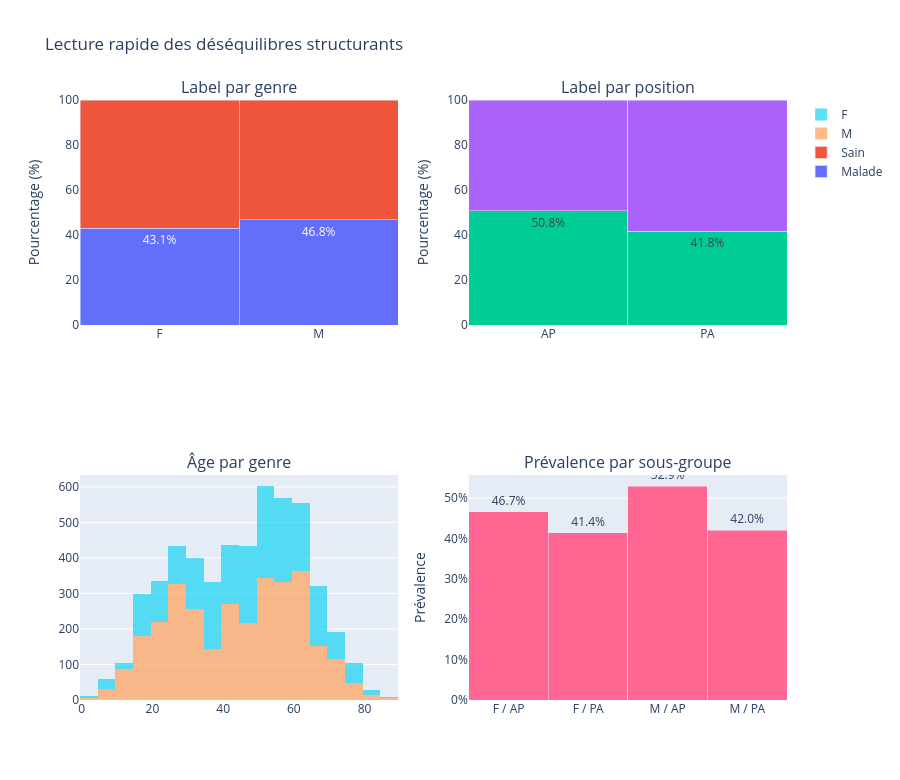

Notebook code cell kept with this figure:
### Markdown cell above
### 1.2 Analyse descriptive et biais initiaux

### Code cell
# === Analyse descriptive visuelle (style mi-projet) ===

fig = make_subplots(
    rows=2, cols=2,
    subplot_titles=[
        'Label par genre', 'Label par position',
        'Âge par genre', 'Prévalence par sous-groupe'
    ],
    specs=[[{'type': 'bar'}, {'type': 'bar'}],
           [{'type': 'histogram'}, {'type': 'bar'}]]
)

ct_gender = pd.crosstab(df['Patient Gender'], df['label'], normalize='index') * 100
fig.add_trace(
    go.Bar(
        x=ct_gender.index.tolist(),
        y=ct_gender['malade'].tolist(),
        text=ct_gender['malade'].round(1).astype(str) + '%',
        textposition='outside',
        name='Malade',
    ),
    row=1,
    col=1,
 )
fig.add_trace(
    go.Bar(
        x=ct_gender.index.tolist(),
        y=ct_gender['sain'].tolist(),
        text=ct_gender['sain'].round(1).astype(str) + '%',
        textposition='outside',
        name='Sain',
    ),
    row=1,
    col=1,
 )

ct_pos = pd.crosstab(df['View Position'], df['label'], normalize='index') * 100
fig.add_trace(
    go.Bar(
        x=ct_pos.index.tolist(),
        y=ct_pos['malade'].tolist(),
        text=ct_pos['malade'].round(1).astype(str) + '%',
        textposition='outside',
        name='Malade',
        showlegend=False,
    ),
    row=1,
    col=2,
 )
fig.add_trace(
    go.Bar(
        x=ct_pos.index.tolist(),
        y=ct_pos['sain'].tolist(),
        text=ct_pos['sain'].round(1).astype(str) + '%',
        textposition='outside',
        name='Sain',
        showlegend=False,
    ),
    row=1,
    col=2,
 )

for gender in ['M', 'F']:
    ages = df.loc[df['Patient Gender'] == gender, 'Patient Age']
    fig.add_trace(
        go.Histogram(
            x=ages,
            name=gender,
            opacity=0.7,
            nbinsx=30,
        ),
        row=2,
        col=1,
    )

ct_cross = df.groupby(['Patient Gender', 'View Position'])['label_binary'].mean().reset_index()
ct_cross['group'] = ct_cross['Patient Gender'] + ' / ' + ct_cross['View Position']
ct_cross['prevalence_pct'] = (100 * ct_cross['label_binary']).round(1)
fig.add_trace(
    go.Bar(
        x=ct_cross['group'].tolist(),
        y=ct_cross['label_binary'].tolist(),
        text=ct_cross['prevalence_pct'].astype(str) + '%',
        textposition='outside',
        showlegend=False,
    ),
    row=2,
    col=2,
 )

fig.update_yaxes(title_text='Pourcentage (%)', range=[0, 100], row=1, col=1)
fig.update_yaxes(title_text='Pourcentage (%)', range=[0, 100], row=1, col=2)
fig.update_yaxes(title_text='Prévalence', tickformat='.0%', row=2, col=2)
fig.update_layout(
    barmode='stack',
    height=780,
    template='plotly',
    title_text='Lecture rapide des déséquilibres structurants',
)
fig.show()

stats = pd.DataFrame({
    'Indicateur': ['Taux de maladie', 'Hommes', 'PA', 'Âge moyen', 'Âge médian'],
    'Valeur': [
        f"{(df['label'] == 'malade').mean():.2%}",
        f"{(df['Patient Gender'] == 'M').mean():.2%}",
        f"{(df['View Position'] == 'PA').mean():.2%}",
        f"{df['Patient Age'].mean():.1f}",
        f"{df['Patient Age'].median():.1f}",
    ]
})
stats

### Figure 1 — Plotly figure (JSON) as saved in the notebook; plotly's stock layout.template omitted (floating-point values rounded to 4 significant figures; data arrays with more than 128 entries replaced by an {"elided": "..."} marker saying what was removed)
{"data": [{"name": "Malade", "text": ["43.1%", "46.8%"], "textposition": "outside", "type": "bar", "x": ["F", "M"], "xaxis": "x", "y": [43.11, 46.75], "yaxis": "y"}, {"name": "Sain", "text": ["56.9%", "53.2%"], "textposition": "outside", "type": "bar", "x": ["F", "M"], "xaxis": "x", "y": [56.89, 53.25], "yaxis": "y"}, {"name": "Malade", "showlegend": false, "text": ["50.8%", "41.8%"], "textposition": "outside", "type": "bar", "x": ["AP", "PA"], "xaxis": "x2", "y": [50.84, 41.76], "yaxis": "y2"}, {"name": "Sain", "showlegend": false, "text": ["49.2%", "58.2%"], "textposition": "outside", "type": "bar", "x": ["AP", "PA"], "xaxis": "x2", "y": [49.16, 58.24], "yaxis": "y2"}, {"name": "M", "nbinsx": 30, "opacity": 0.7, "type": "histogram", "x": {"elided": "3108 int values"}, "xaxis": "x3", "yaxis": "y3"}, {"name": "F", "nbinsx": 30, "opacity": 0.7, "type": "histogram", "x": {"elided": "2111 int values"}, "xaxis": "x3", "yaxis": "y3"}, {"showlegend": false, "text": ["46.7%", "41.4%", "52.9%", "42.0%"], "textposition": "outside", "type": "bar", "x": ["F / AP", "F / PA", "M / AP", "M / PA"], "xaxis": "x4", "y": [0.4667, 0.4143, 0.5293, 0.4202], "yaxis": "y4"}], "layout": {"annotations": [{"font": {"size": 16}, "showarrow": false, "text": "Label par genre", "x": 0.225, "xanchor": "center", "xref": "paper", "y": 1, "yanchor": "bottom", "yref": "paper"}, {"font": {"size": 16}, "showarrow": false, "text": "Label par position", "x": 0.775, "xanchor": "center", "xref": "paper", "y": 1, "yanchor": "bottom", "yref": "paper"}, {"font": {"size": 16}, "showarrow": false, "text": "Âge par genre", "x": 0.225, "xanchor": "center", "xref": "paper", "y": 0.375, "yanchor": "bottom", "yref": "paper"}, {"font": {"size": 16}, "showarrow": false, "text": "Prévalence par sous-groupe", "x": 0.775, "xanchor": "center", "xref": "paper", "y": 0.375, "yanchor": "bottom", "yref": "paper"}], "barmode": "stack", "height": 780, "title": {"text": "Lecture rapide des déséquilibres structurants"}, "xaxis": {"anchor": "y", "domain": [0, 0.45]}, "xaxis2": {"anchor": "y2", "domain": [0.55, 1]}, "xaxis3": {"anchor": "y3", "domain": [0, 0.45]}, "xaxis4": {"anchor": "y4", "domain": [0.55, 1]}, "yaxis": {"anchor": "x", "domain": [0.625, 1], "range": [0, 100], "title": {"text": "Pourcentage (%)"}}, "yaxis2": {"anchor": "x2", "domain": [0.625, 1], "range": [0, 100], "title": {"text": "Pourcentage (%)"}}, "yaxis3": {"anchor": "x3", "domain": [0, 0.375]}, "yaxis4": {"anchor": "x4", "domain": [0, 0.375], "tickformat": ".0%", "title": {"text": "Prévalence"}}}}
